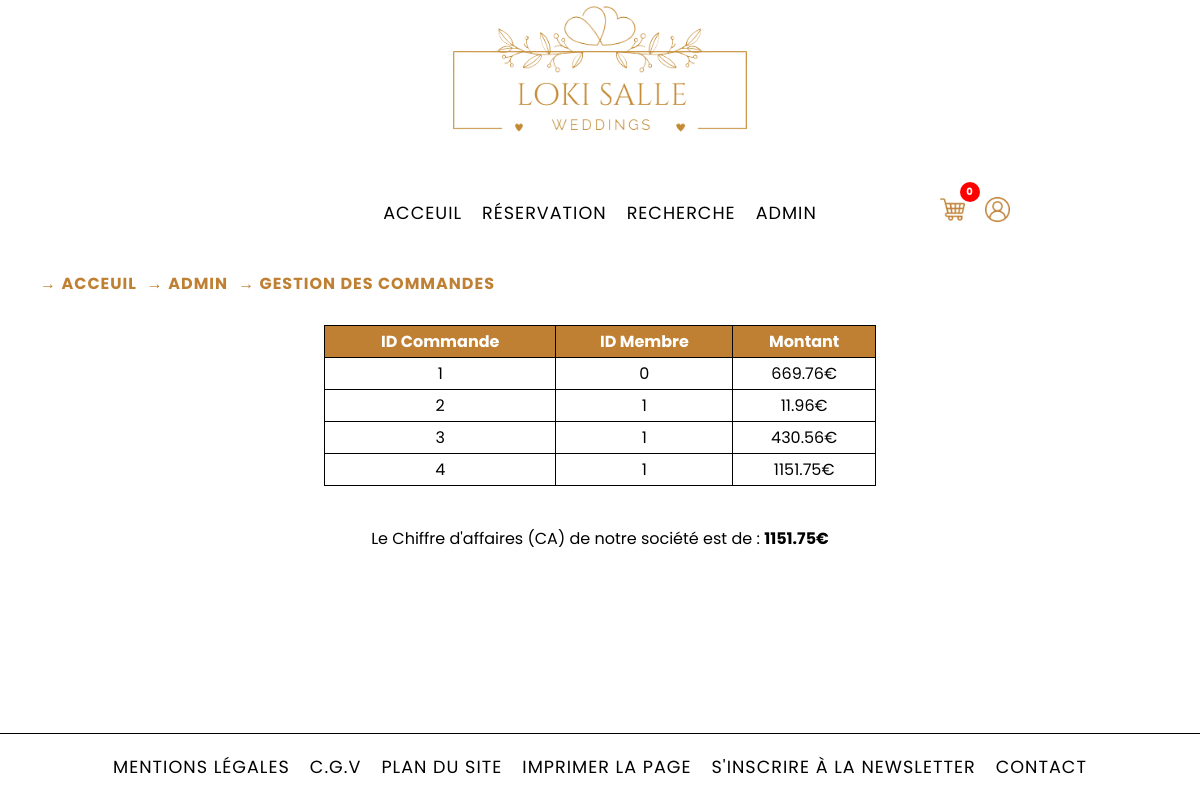
/pages/gestion_commandes.php (signed in), run on the app's committed database.
### tables this page shows
CREATE TABLE `commandes` (
  `id_commande` int(11) NOT NULL,
  `montant` decimal(10,2) NOT NULL,
  `id_membre` int(6) NOT NULL,
  `date_commande` date NOT NULL
);

### pages/gestion_commandes.php (the view, shortened to what this page needs)
<?php
require_once('../config/config.php');
?>
<?php include_once('./templates/header.php'); ?>
<main id="gs-m-container">
    <table class="gs-commandes-table" border="1">
        <tr>
            <th>ID Commande</th>
            <th>ID Membre</th>
            <th>Montant</th>
        </tr>
        <?php
            $tableName = 'commandes';
            $query = 'SELECT * FROM '.$tableName;
            $getCommandes = mysqli_query($link, $query);
            $chiffreAffaire = 0;
            while ($commande = mysqli_fetch_assoc($getCommandes)) {
                echo '<tr>';
                echo '<td>'.$commande['id_commande'].'</td>';
                echo '<td>'.$commande['id_membre'].'</td>';
                echo '<td>'.$commande['montant'].'€</td>';
                echo '</tr>';
                $chiffreAffaire =+ $commande['montant'];
            }
        ?>
    </table>
    <p class="gs-cm-chiffre">Le Chiffre d'affaires (CA) de notre société est de : <b><?php echo $chiffreAffaire; ?>€</b></p>
</main>
<?php include_once('./templates/footer.php'); ?>

### css/style.css (style rules this page uses)
* { margin: 0; padding: 0; box-sizing: border-box; }
table { border-collapse: collapse; }
table th, table td { padding: 5px; }
html, body { font-family: 'Poppins', Helvetica, sans-serif; font-size: 1rem; overflow-x: hidden; }
body { display: flex; flex-direction: column; min-height: 100vh; }
.offreBox-info a, p { text-decoration: none; color: black; }
.resOffre-info a, p { text-decoration: none; color: black; }
.res-details-info a, p { text-decoration: none; color: black; }
#gs-m-container { padding: 2% 4% 2% 4%; display:flex; justify-content: center; flex-direction: column; }
.gs-commandes-table { border-collapse: collapse; text-align: center; margin-top: 50px; width: 50%; margin: 0 auto; border: 1px solid black; }
.gs-commandes-table td, .gs-commandes-table th { padding: 3px; }
.gs-commandes-table th { background-color: #BF8034; color: #fff; }
.gs-cm-chiffre { text-align: center; margin-top: 40px; }

### data on the page
commandes: id_commande "1", id_membre "0", montant "669.76"
commandes: id_commande "2", id_membre "1", montant "11.96"
commandes: id_commande "3", id_membre "1", montant "430.56"
commandes: id_commande "4", id_membre "1", montant "1151.75"

### other printed values
$cartItemCount "0"
$crumb['name'] "→ ACCEUIL"
$crumb['name'] "→ ADMIN"
$crumb['name'] "→ GESTION DES COMMANDES"
